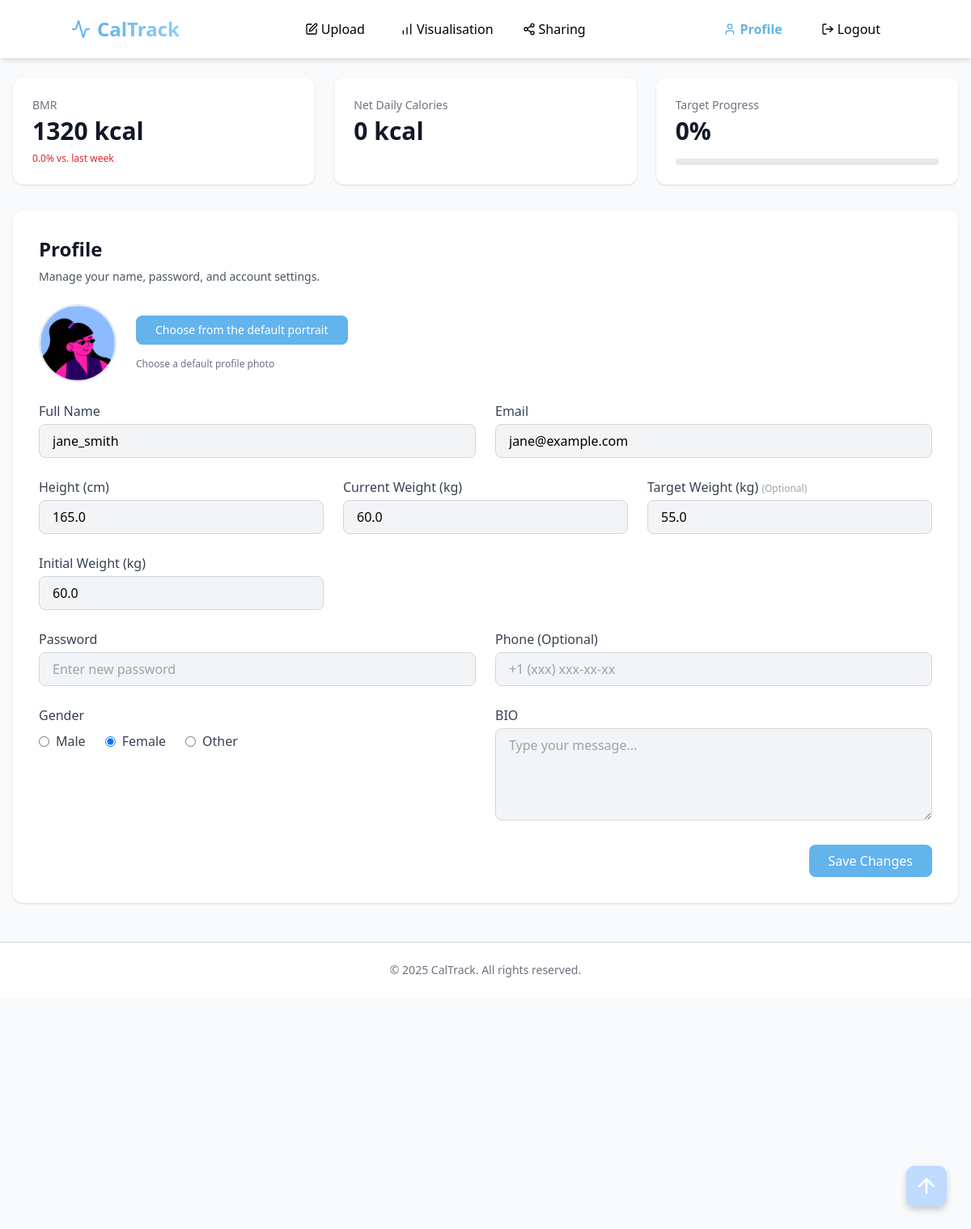
Screenshot of /profile (signed in) with the database file from the repository.
### app/models.py (models this page shows, shortened)
class User(db.Model):
    __tablename__ = 'users'
    id = db.Column(db.Integer, primary_key=True)
    username = db.Column(db.String(80), unique=True, nullable=False)
    password_hash = db.Column(db.String(120), nullable=False)
    email = db.Column(db.String(120), unique=True, nullable=False)
    created_at = db.Column(db.DateTime, default=datetime.utcnow)
    photo = db.Column(db.String(255), nullable=True)  # Store filename of profile photo
    gender = db.Column(db.String(20), nullable=True)
    bio = db.Column(db.Text, nullable=True)
    phone = db.Column(db.String(30), nullable=True)
    height = db.Column(db.Float, nullable=True)
    weight = db.Column(db.Float, nullable=True)
    target_weight = db.Column(db.Float, nullable=True)
    is_verified = db.Column(db.Boolean, default=False, nullable=False)
    calorie_entries = db.relationship(
        'CalorieEntry', back_populates='user', cascade='all, delete-orphan')
    friendships_initiated = db.relationship(
        'Friendship', foreign_keys='Friendship.user_id', back_populates='user')
    friendships_received = db.relationship(
        'Friendship', foreign_keys='Friendship.friend_id', back_populates='friend')
    shared_calories_sent = db.relationship(
        'SharedCalories', foreign_keys='SharedCalories.sharer_id', back_populates='sharer')
    shared_calories_received = db.relationship(
        'SharedCalories', foreign_keys='SharedCalories.recipient_id', back_populates='recipient')
    daily_metrics = db.relationship(
        'DailyMetrics', back_populates='user', cascade='all, delete-orphan')
    calorie_burns = db.relationship(
        'CalorieBurn', back_populates='user', cascade='all, delete-orphan')
    verification_codes = db.relationship(
        'VerificationCode', back_populates='user', cascade='all, delete-orphan')
    recommendations = db.relationship(
        'Recommendation', back_populates='user', cascade='all, delete-orphan')

class UserGoal(db.Model):
    __tablename__ = 'user_goals'
    id = db.Column(db.Integer, primary_key=True)
    user_id = db.Column(db.Integer, db.ForeignKey('users.id', ondelete='CASCADE'), nullable=False, unique=True)
    initial_weight = db.Column(db.Float, nullable=False)
    target_weight = db.Column(db.Float, nullable=True)
    current_weight = db.Column(db.Float, nullable=False)
    updated_at = db.Column(db.DateTime, default=datetime.utcnow, onupdate=datetime.utcnow)
    user = db.relationship('User', backref=db.backref('goal', uselist=False, cascade='all, delete-orphan'))

### app/route_nav.py (the view, shortened to what this page needs)
@app.route('/profile', methods=['GET', 'POST'])
@login_required
def profile():
    user = User.query.get(session['user_id'])
    goal = UserGoal.query.filter_by(user_id=user.id).first()
    if not goal:
        goal = UserGoal(user_id=user.id, initial_weight=user.weight or 0, target_weight=user.target_weight, current_weight=user.weight or 0)
        db.session.add(goal)
        db.session.commit()
    def calc_bmr(weight, height, gender, age=30):
        if not weight or not height or not gender:
            return None
        if gender == 'male':
            return 10 * weight + 6.25 * height - 5 * age + 5
        elif gender == 'female':
            return 10 * weight + 6.25 * height - 5 * age - 161
        else:
            return 10 * weight + 6.25 * height - 5 * age
    bmr = None
    if goal.current_weight and user.height and user.gender:
        bmr = round(calc_bmr(goal.current_weight, user.height, user.gender))
    today = date.today()
    week_ago = today - timedelta(days=7)
    two_weeks_ago = today - timedelta(days=14)
    metrics = db.session.query(DailyMetrics).filter(
        DailyMetrics.user_id == user.id,
        DailyMetrics.date >= two_weeks_ago
    ).order_by(DailyMetrics.date.asc()).all()
    bmr_by_day = {}
    for m in metrics:
        if m.weight and user.height and user.gender:
            bmr_by_day[m.date] = calc_bmr(m.weight, user.height, user.gender)
    for i in range(14):
        d = two_weeks_ago + timedelta(days=i)
        if d not in bmr_by_day and bmr:
            bmr_by_day[d] = bmr
    this_week_bmrs = [bmr_by_day.get(two_weeks_ago + timedelta(days=i)) for i in range(7, 14)]
    last_week_bmrs = [bmr_by_day.get(two_weeks_ago + timedelta(days=i)) for i in range(0, 7)]
    this_week_bmrs = [v for v in this_week_bmrs if v]
    last_week_bmrs = [v for v in last_week_bmrs if v]
    bmr_change = ''
    if this_week_bmrs and last_week_bmrs:
        avg_this = sum(this_week_bmrs) / len(this_week_bmrs)
        avg_last = sum(last_week_bmrs) / len(last_week_bmrs)
        if avg_last != 0:
            percent = (avg_this - avg_last) / avg_last * 100
            color = 'green' if percent > 0 else 'red'
            sign = '+' if percent > 0 else ''
            bmr_change = f'<span class="text-{color}-600">{sign}{percent:.1f}% vs. last week</span>'
    calories_in = db.session.query(db.func.sum(CalorieEntry.calories)).filter_by(user_id=user.id, date=today).scalar() or 0
    calories_out = db.session.query(db.func.sum(CalorieBurn.calories_burned)).filter_by(user_id=user.id, date=today).scalar() or 0
    net_daily_calories = calories_in - calories_out
    yesterday = today - timedelta(days=1)
    yest_in = db.session.query(db.func.sum(CalorieEntry.calories)).filter_by(user_id=user.id, date=yesterday).scalar() or 0
    yest_out = db.session.query(db.func.sum(CalorieBurn.calories_burned)).filter_by(user_id=user.id, date=yesterday).scalar() or 0
    net_yesterday = yest_in - yest_out
    net_calories_change = ''
    if net_yesterday != 0:
        percent = (net_daily_calories - net_yesterday) / abs(net_yesterday) * 100
        color = 'green' if percent < 0 else 'red'  # less net calories is improvement
        sign = '+' if percent > 0 else ''
        net_calories_change = f'<span class="text-{color}-600">{sign}{percent:.1f}% vs. yesterday</span>'
    target_progress = None
    if goal.target_weight is not None and goal.initial_weight is not None and goal.target_weight != goal.initial_weight:
        target_progress = int(abs(goal.current_weight - goal.initial_weight) / abs(goal.target_weight - goal.initial_weight) * 100)
        target_progress = max(0, min(target_progress, 100))
    elif goal.target_weight == goal.initial_weight:
        target_progress = None
    return render_template('profile.html', title='Profile', current_user=user, bmr=bmr, bmr_change=bmr_change, net_daily_calories=net_daily_calories, net_calories_change=net_calories_change, target_progress=target_progress, initial_weight=goal.initial_weight, target_weight=goal.target_weight, current_weight=goal.current_weight)

### app/templates/profile.html (shortened to what this page needs)
 {% extends 'base.html' %} {% block content %}
<div class="grid grid-cols-1 md:grid-cols-3 gap-6 mb-8">
  <div class="bg-white rounded-xl shadow p-6 relative group">
    <div class="text-sm text-gray-500">BMR</div>
    <div class="text-3xl font-extrabold text-gray-900 mt-1">{{ bmr|default('N/A') }} kcal</div>
    <div class="text-xs mt-2">{{ bmr_change|safe }}</div>
  </div>
  <div class="bg-white rounded-xl shadow p-6 relative group">
    <div class="text-sm text-gray-500">Net Daily Calories</div>
    <div class="text-3xl font-extrabold text-gray-900 mt-1">{{ net_daily_calories|default('N/A') }} kcal</div>
  </div>
  <div class="bg-white rounded-xl shadow p-6">
    <div class="text-sm text-gray-500">Target Progress</div>
    <div class="flex items-center justify-between mt-1">
      <span class="text-3xl font-extrabold text-gray-900">{{ target_progress if target_progress is not none else 'N/A' }}{% if target_progress is not none %}%{% endif %}</span>
    </div>
    <div class="w-full bg-gray-200 rounded-full h-2 mt-4">
    </div>
  </div>
</div>
<div class="bg-white rounded-xl shadow p-8">
  <h2 class="text-2xl font-semibold text-gray-900 mb-2">Profile</h2>
  <p class="text-sm text-gray-600 mb-6">
    Manage your name, password, and account settings.
  </p>
  <form class="space-y-6" method="POST" enctype="multipart/form-data">
    <div class="flex items-center space-x-6 mb-8">
      <img
        src="{{ url_for('static', filename='profile_photos/' + current_user.photo if current_user.photo else 'profile_photos/vibrent_1.png') }}"
        alt="Profile Photo"
        class="w-24 h-24 rounded-full object-cover border-2 border-gray-200"
        id="profile-photo-preview"
      />
      <div>
        <button type="button" id="choose-avatar-btn" class="px-6 py-2 bg-cal-blue text-white text-sm font-medium rounded-lg hover:bg-cal-blue-dark focus:outline-none focus:ring-2 focus:ring-cal-blue mb-2">
          Choose from the default portrait
        </button>
        <p class="text-xs text-gray-500 mt-2">Choose a default profile photo</p>
      </div>
    </div>
    <div class="grid grid-cols-1 md:grid-cols-2 gap-6">
      <div>
        <label for="fullName" class="block text-gray-700 mb-1">Full Name</label>
        <input
          id="fullName"
          name="fullName"
          type="text"
          value="{{ current_user.username }}"
          placeholder="Full Name"
          class="w-full bg-gray-100 border border-gray-300 rounded-lg px-4 py-2 focus:outline-none focus:border-cal-blue"
        />
      </div>
      <div>
        <label for="email" class="block text-gray-700 mb-1">Email</label>
        <input
          id="email"
          name="email"
          type="email"
          value="{{ current_user.email }}"
          placeholder="Email"
          class="w-full bg-gray-100 border border-gray-300 rounded-lg px-4 py-2 focus:outline-none focus:border-cal-blue"
        />
      </div>
    </div>
    <div class="grid grid-cols-1 md:grid-cols-3 gap-6">
      <div>
        <label for="height" class="block text-gray-700 mb-1">Height (cm)</label>
        <input
          id="height"
          name="height"
          type="number"
          step="0.1"
          required
          value="{{ current_user.height if current_user.height is not none else '' }}"
          placeholder="Enter your height"
          class="w-full bg-gray-100 border border-gray-300 rounded-lg px-4 py-2 focus:outline-none focus:border-cal-blue"
        />
      </div>
      <div>
        <label for="weight" class="block text-gray-700 mb-1">Current Weight (kg)</label>
        <input
          id="weight"
          name="weight"
          type="number"
          step="0.1"
          required
          value="{{ current_weight if current_weight is not none else '' }}"
          placeholder="Enter your weight"
          class="w-full bg-gray-100 border border-gray-300 rounded-lg px-4 py-2 focus:outline-none focus:border-cal-blue"
        />
      </div>
      <div>
        <label for="target_weight" class="block text-gray-700 mb-1">Target Weight (kg) <span class="text-xs text-gray-400">(Optional)</span></label>
        <input
          id="target_weight"
          name="target_weight"
          type="number"
          step="0.1"
          value="{{ target_weight if target_weight is not none else '' }}"
          placeholder="Enter your target weight (optional)"
          class="w-full bg-gray-100 border border-gray-300 rounded-lg px-4 py-2 focus:outline-none focus:border-cal-blue"
        />
      </div>
    </div>
    <div class="grid grid-cols-1 md:grid-cols-3 gap-6 mt-4">
      <div>
        <label for="initial_weight" class="block text-gray-700 mb-1">Initial Weight (kg)</label>
        <input
          id="initial_weight"
          name="initial_weight"
          type="number"
          value="{{ initial_weight if initial_weight is not none else '' }}"
          class="w-full bg-gray-100 border border-gray-300 rounded-lg px-4 py-2 cursor-not-allowed"
          disabled
          data-tooltip="Please modify by changing the target weight and current weight and choose reset initial weight."
        />
      </div>
    </div>
    <div class="grid grid-cols-1 md:grid-cols-2 gap-6">
      <div>
        <label for="password" class="block text-gray-700 mb-1">Password</label>
        <input
          id="password"
          name="password"
          type="password"
          placeholder="Enter new password"
          class="w-full bg-gray-100 border border-gray-300 rounded-lg px-4 py-2 focus:outline-none focus:border-cal-blue"
        />
      </div>
      <div>
        <label for="phone" class="block text-gray-700 mb-1">Phone (Optional)</label>
        <input
          id="phone"
          name="phone"
          type="tel"
          placeholder="+1 (xxx) xxx-xx-xx"
          class="w-full bg-gray-100 border border-gray-300 rounded-lg px-4 py-2 focus:outline-none focus:border-cal-blue"
        />
      </div>
    </div>
    <div class="flex flex-col md:flex-row md:space-x-6">
      <div class="flex-1">
        <span class="block text-gray-700 mb-2">Gender</span>
        <div class="flex items-center space-x-6">
          <label class="flex items-center space-x-2">
            <input
              type="radio"
              name="gender"
              value="male"
              required
              class="text-cal-blue focus:ring-0"
            />
            <span class="text-gray-700">Male</span>
          </label>
          <label class="flex items-center space-x-2">
            <input
              type="radio"
              name="gender"
              value="female"
              class="text-cal-blue focus:ring-0"
              {% if current_user.gender == 'female' %}checked{% endif %}
            />
            <span class="text-gray-700">Female</span>
          </label>
          <label class="flex items-center space-x-2">
            <input
              type="radio"
              name="gender"
              value="other"
              class="text-cal-blue focus:ring-0"
            />
            <span class="text-gray-700">Other</span>
          </label>
        </div>
      </div>
      <div class="flex-1">
        <label for="bio" class="block text-gray-700 mb-1">BIO</label>
        <textarea
          id="bio"
          name="bio"
          rows="4"
          placeholder="Type your message..."
          class="w-full bg-gray-100 border border-gray-300 rounded-lg px-4 py-2 focus:outline-none focus:border-cal-blue"
        >{{ current_user.bio if current_user.bio else '' }}</textarea>
      </div>
    </div>
    <div class="flex justify-end">
      <button
        type="submit"
        class="px-6 py-2 bg-cal-blue text-white font-medium rounded-lg hover:bg-cal-blue-dark focus:outline-none focus:ring-2 focus:ring-cal-blue"
      >
        Save Changes
      </button>
    </div>
  </form>
</div>
{% endblock %}

### rows the page displays
User: fullName "jane_smith", email "jane@example.com", height "165.0", gender "☐ Male", gender "☑ Female", gender "☐ Other"
UserGoal: weight "60.0", target_weight "55.0", initial_weight "60.0"

### other values shown
{{ bmr|default('N/A') }} "1320"
{{ bmr_change|safe }} "0.0% vs. last week"
{{ net_daily_calories|default('N/A') }} "0"
{{ target_progress if target_progress is not none else 'N/A' }} "0"
